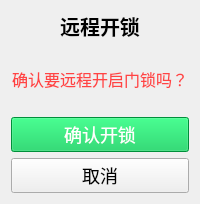
<?xml version="1.0" encoding="UTF-8"?>
<ui version="4.0">
 <class>UnlockWidget</class>
 <widget class="QWidget" name="UnlockWidget">
  <layout class="QVBoxLayout" name="verticalLayoutUnlock">
   <item>
    <widget class="QLabel" name="labelUnlockTitle">
     <property name="styleSheet">
      <string>font-size: 20px; font-weight: bold;</string>
     </property>
     <property name="text">
      <string>远程开锁</string>
     </property>
     <property name="alignment">
      <set>Qt::AlignmentFlag::AlignCenter</set>
     </property>
    </widget>
   </item>
   <item>
    <widget class="QLabel" name="labelUnlockWarning">
     <property name="styleSheet">
      <string>font-size: 16px; color: #ff4444; margin: 20px 0;</string>
     </property>
     <property name="text">
      <string>确认要远程开启门锁吗？</string>
     </property>
     <property name="alignment">
      <set>Qt::AlignmentFlag::AlignCenter</set>
     </property>
    </widget>
   </item>
   <item>
    <widget class="QPushButton" name="btnConfirmUnlock">
     <property name="styleSheet">
      <string>font-size: 18px; background-color: #00C851; color: white;</string>
     </property>
     <property name="text">
      <string>确认开锁</string>
     </property>
    </widget>
   </item>
   <item>
    <widget class="QPushButton" name="btnCancelUnlock">
     <property name="styleSheet">
      <string>font-size: 18px;</string>
     </property>
     <property name="text">
      <string>取消</string>
     </property>
    </widget>
   </item>
  </layout>
 </widget>
 <resources/>
 <connections/>
</ui>
